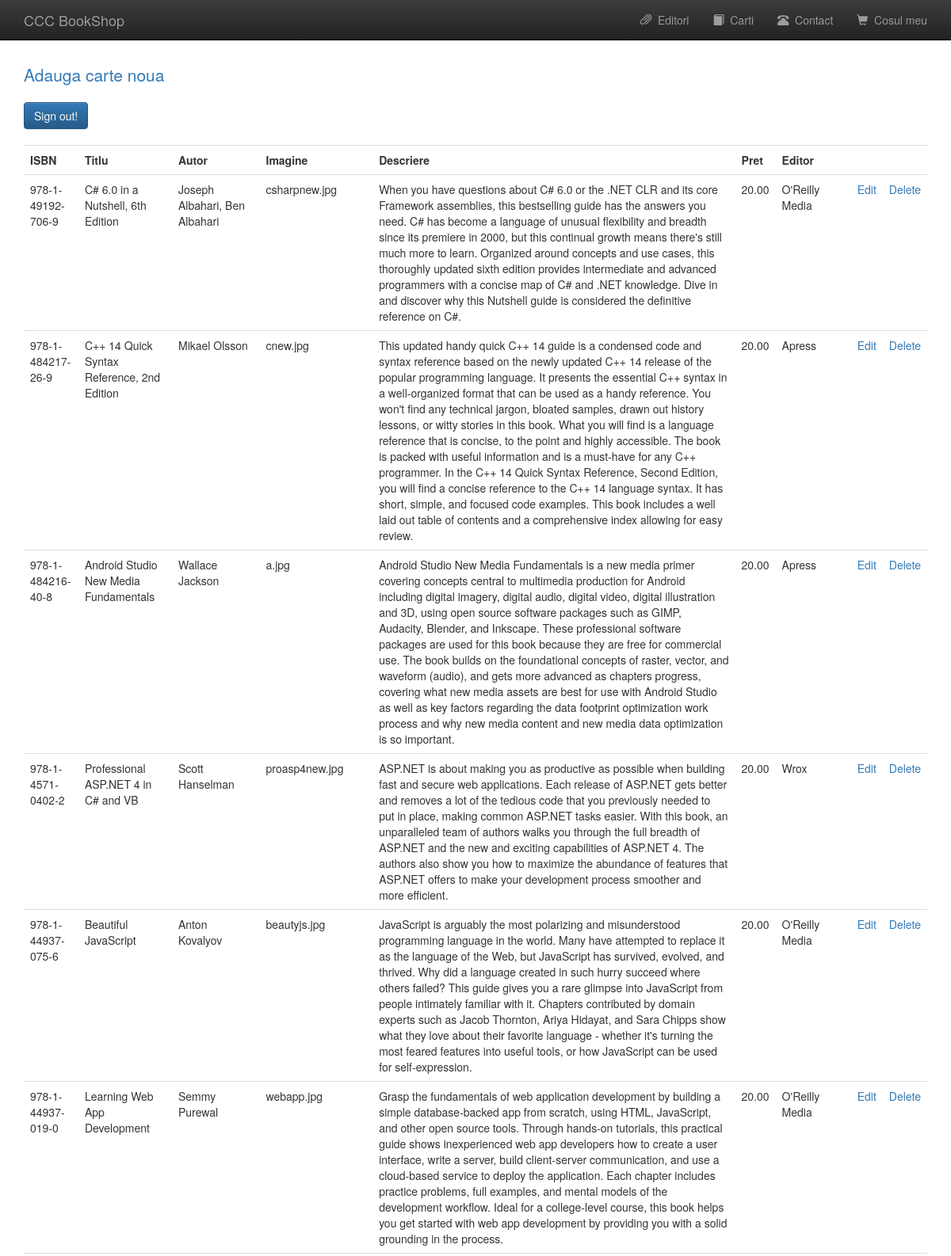
Page /bookstore/admin_book.php (signed in, upper part) on the committed database.
### tables this page shows
CREATE TABLE `books` (
  `book_isbn` varchar(20) NOT NULL,
  `book_title` varchar(60) DEFAULT NULL,
  `book_author` varchar(60) DEFAULT NULL,
  `book_image` varchar(40) DEFAULT NULL,
  `book_descr` text DEFAULT NULL,
  `book_price` decimal(6,2) NOT NULL,
  `publisherid` int(10) UNSIGNED NOT NULL
);

CREATE TABLE `publisher` (
  `publisherid` int(10) UNSIGNED NOT NULL,
  `publisher_name` varchar(60) NOT NULL
);

### bookstore/functions/database_functions.php (called while the page is built, shortened)
<?php
	function getPubName($conn, $pubid){
		$query = "SELECT publisher_name FROM publisher WHERE publisherid = '$pubid'";
		$result = mysqli_query($conn, $query);
		$row = mysqli_fetch_assoc($result);
		return $row['publisher_name'];
	}
	function getAll($conn){
		$query = "SELECT * from books ORDER BY book_isbn DESC";
		$result = mysqli_query($conn, $query);
		return $result;
	}
?>

### bookstore/admin_book.php (the view, shortened to what this page needs)
<?php
	require_once "./template/header.php";
	require_once "./functions/database_functions.php";
	$conn = db_connect();
	$result = getAll($conn);
?>
	<p class="lead"><a href="admin_add.php">Adauga carte noua</a></p>
	<a href="admin_signout.php" class="btn btn-primary">Sign out!</a>
	<table class="table" style="margin-top: 20px">
		<tr>
			<th>ISBN</th>
			<th>Titlu</th>
			<th>Autor</th>
			<th>Imagine</th>
			<th>Descriere</th>
			<th>Pret</th>
			<th>Editor</th>
			<th>&nbsp;</th>
			<th>&nbsp;</th>
		</tr>
		<?php while($row = mysqli_fetch_assoc($result)){ ?>
		<tr>
			<td><?php echo $row['book_isbn']; ?></td>
			<td><?php echo $row['book_title']; ?></td>
			<td><?php echo $row['book_author']; ?></td>
			<td><?php echo $row['book_image']; ?></td>
			<td><?php echo $row['book_descr']; ?></td>
			<td><?php echo $row['book_price']; ?></td>
			<td><?php echo getPubName($conn, $row['publisherid']); ?></td>
			<td><a href="admin_edit.php?bookisbn=<?php echo $row['book_isbn']; ?>">Edit</a></td>
			<td><a href="admin_delete.php?bookisbn=<?php echo $row['book_isbn']; ?>">Delete</a></td>
		</tr>
		<?php } ?>
	</table>
<?php
	require_once "./template/footer.php";
?>

### rows in the picture
books: book_isbn "978-1-49192-706-9", book_title "C# 6.0 in a Nutshell, 6th Edition", book_author "Joseph Albahari, Ben Albahari", book_image "csharpnew.jpg", book_descr "When you have questions about C# 6.0 or the .NET CLR and its core Framework assemblies, this bestselling guide has the answers you need. C# has become a language of unusual flexibility and breadth since its premiere in 2000, but this continual growth means there's still much more to learn. Organized around concepts and use cases, this thoroughly updated sixth edition provides intermediate and advanced programmers with a concise map of C# and .NET knowledge. Dive in and discover why this Nutshell guide is considered the definitive reference on C#.", book_price "20.00", publisherid.publisher_name "O'Reilly Media"
books: book_isbn "978-1-484217-26-9", book_title "C++ 14 Quick Syntax Reference, 2nd Edition", book_author "Mikael Olsson", book_image "cnew.jpg", book_descr "This updated handy quick C++ 14 guide is a condensed code and syntax reference based on the newly updated C++ 14 release of the popular programming language. It presents the essential C++ syntax in a well-organized format that can be used as a handy reference. You won't find any technical jargon, bloated samples, drawn out history lessons, or witty stories in this book. What you will find is a language reference that is concise, to the point and highly accessible. The book is packed with useful information and is a must-have for any C++ programmer. In the C++ 14 Quick Syntax Reference, Second Edition, you will find a concise reference to the C++ 14 language syntax. It has short, simple, and…", book_price "20.00", publisherid.publisher_name "Apress"
books: book_isbn "978-1-484216-40-8", book_title "Android Studio New Media Fundamentals", book_author "Wallace Jackson", book_image "a.jpg", book_descr "Android Studio New Media Fundamentals is a new media primer covering concepts central to multimedia production for Android including digital imagery, digital audio, digital video, digital illustration and 3D, using open source software packages such as GIMP, Audacity, Blender, and Inkscape. These professional software packages are used for this book because they are free for commercial use. The book builds on the foundational concepts of raster, vector, and waveform (audio), and gets more advanced as chapters progress, covering what new media assets are best for use with Android Studio as well as key factors regarding the data footprint optimization work process and why new media content…", book_price "20.00", publisherid.publisher_name "Apress"
books: book_isbn "978-1-4571-0402-2", book_title "Professional ASP.NET 4 in C# and VB", book_author "Scott Hanselman", book_image "proasp4new.jpg", book_descr "ASP.NET is about making you as productive as possible when building fast and secure web applications. Each release of ASP.NET gets better and removes a lot of the tedious code that you previously needed to put in place, making common ASP.NET tasks easier. With this book, an unparalleled team of authors walks you through the full breadth of ASP.NET and the new and exciting capabilities of ASP.NET 4. The authors also show you how to maximize the abundance of features that ASP.NET offers to make your development process smoother and more efficient.", book_price "20.00", publisherid.publisher_name "Wrox"
books: book_isbn "978-1-44937-075-6", book_title "Beautiful JavaScript", book_author "Anton Kovalyov", book_image "beautyjs.jpg", book_descr "JavaScript is arguably the most polarizing and misunderstood programming language in the world. Many have attempted to replace it as the language of the Web, but JavaScript has survived, evolved, and thrived. Why did a language created in such hurry succeed where others failed? This guide gives you a rare glimpse into JavaScript from people intimately familiar with it. Chapters contributed by domain experts such as Jacob Thornton, Ariya Hidayat, and Sara Chipps show what they love about their favorite language - whether it's turning the most feared features into useful tools, or how JavaScript can be used for self-expression.", book_price "20.00", publisherid.publisher_name "O'Reilly Media"
books: book_isbn "978-1-44937-019-0", book_title "Learning Web App Development", book_author "Semmy Purewal", book_image "webapp.jpg", book_descr "Grasp the fundamentals of web application development by building a simple database-backed app from scratch, using HTML, JavaScript, and other open source tools. Through hands-on tutorials, this practical guide shows inexperienced web app developers how to create a user interface, write a server, build client-server communication, and use a cloud-based service to deploy the application. Each chapter includes practice problems, full examples, and mental models of the development workflow. Ideal for a college-level course, this book helps you get started with web app development by providing you with a solid grounding in the process.", book_price "20.00", publisherid.publisher_name "O'Reilly Media"
